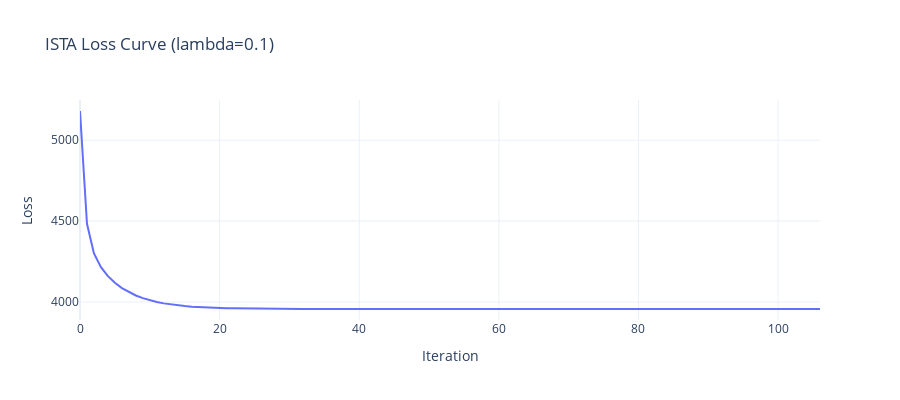
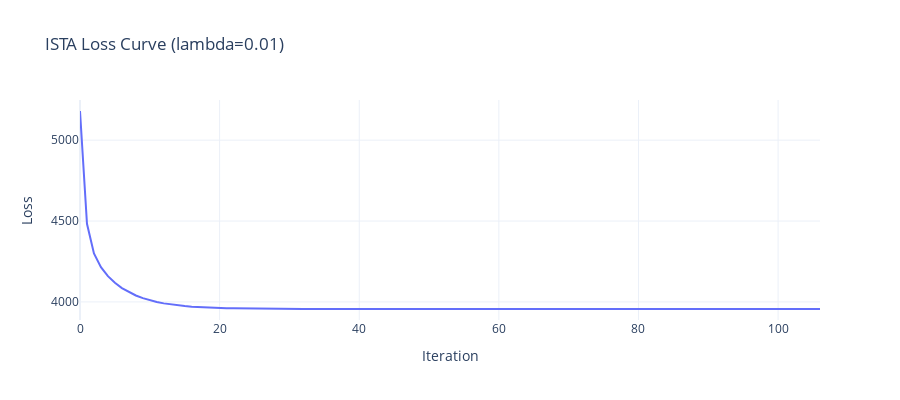
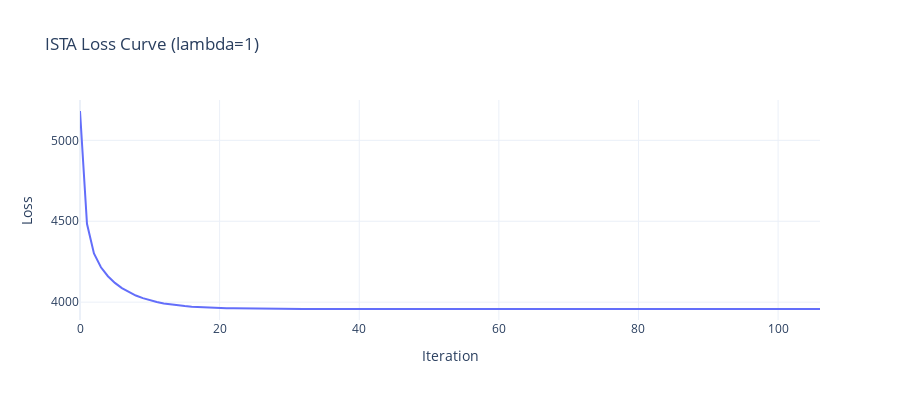
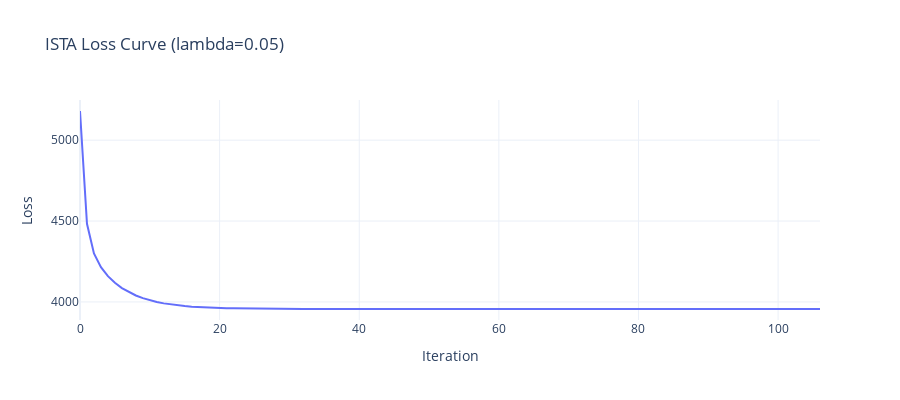

Notebook code cell kept with these figures, in order:
### Code cell
lambda_values = [0.1, 0.01, 1, 0.05, 0.5]

results = []

for lam in lambda_values:

    w, loss_hist = ista_lasso(X, y, lambda_reg=lam)

    # reverse-transform prediction
    y_pred_scaled = X @ w
    y_pred = y_pred_scaled * y_std + y_mean

    # compute metrics
    mse = mean_squared_error(y_raw, y_pred)
    rmse = np.sqrt(mse)
    r2 = r2_score(y_raw, y_pred)
    sparsity = np.mean(np.abs(w) < 1e-5)

    results.append([lam, mse, r2, sparsity])

    # ------- Plotly Loss Curve -------
    fig = go.Figure()
    fig.add_trace(go.Scatter(
        y=loss_hist,
        mode='lines',
        name=f"λ = {lam}"
    ))

    fig.update_layout(
        title=f"ISTA Loss Curve (lambda={lam})",
        xaxis_title="Iteration",
        yaxis_title="Loss",
        template="plotly_white",
        height=400
    )
    
    fig.show()
